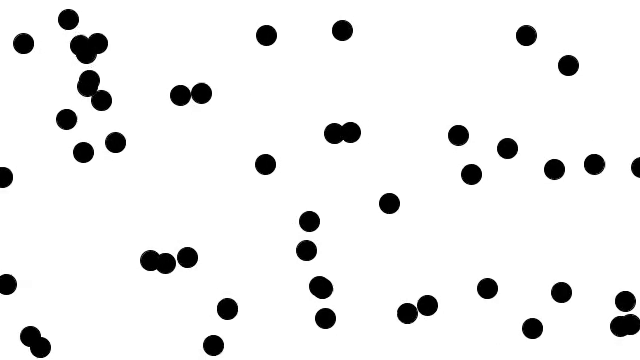
#> input picture frame 94 of Module2/black_sphere.mp4, 640 x 360 px, given in place of the camera
$ python Johnson_Emmanuel_FinalProject.py   (older library calls are emulated)
#> lines starting #> are read from the running program, lines starting #| are printed output that depends on the picture
##################################################################################
# Libraries

import cv2
import numpy as np
import matplotlib.pyplot as plt
import argparse

#1. Color Space Conversion or Threshold filter using for loops
#2. HSV Skin detector. (In-class project)
#3. Convolution-based filter. (Sharpening, Blurring, etc.)
#4. Edge-detecting pipeline with noise reduction (Prewitt/Sobel)
#5. One object detection/tracking algorithm

##################################################################################
# Variables to map the numeric values to the filter names.  We will use later.
PREVIEW   = 0   # Preview Mode
GRAY      = 1   # Grayscale Filter
THRESHOLD = 2   # Threshold Filter
SKINDETECTOR = 3 # HSV Skin Detector
NOISEREDUCT = 4 # Noise Reduction
SHARPEN = 5 # Noise Reduction
BLUR = 6 # Noise Reduction
EDGEDETECTOR = 7 # Edge Detection with noise reduction
EDGE = 8 # Edge Detection with noise reduction
OBJECTDETECTION = 9 # Object Detection


##################################################################################
# All your filter and tracker functions.

# Color Space & Threshold Filter
# [76 lines left out: functions Threshold_filter, MakeGray, HSVSkinDetector, Sharpening, Blurring, not called in this run]

def Edge(frame):

    #Grayscale the frame
    frame = cv2.cvtColor(frame, cv2.COLOR_BGR2GRAY)

    edge = np.array(([-1,-1,-1],
                 [-1,8,-1],
                 [-1,-1,-1]),
                 dtype=np.float32)

    imgConv2 = cv2.filter2D(frame,-1, edge)

    return imgConv2

# [118 lines left out: functions NoiseReduction, SharpeningManual, EdgeDetection, HaarObjectDetection, not called in this run]

##################################################################################
# The video image loop.

# Create a VideoCapture object and read from input file
# If the input is taken from the camera, pass 0 instead of the video file name.
cap = cv2.VideoCapture(2)

# Variable to keep track of the current image filter. Default set to Preview.
image_filter = EDGE

# Video Loop
while cap.isOpened():
    # Ret = True if frame is read correctly, frame = the frame that was read.
    ret, frame = cap.read()
#> frame is the input picture: shape (360, 640, 3); min 0, max 255, mean 237.8
    # if frame is read correctly ret is True
    if not ret:
        break

    # Resize the image so your app runs faster.  Less Pixels to Process.
    # Use Nearest Neighbor Interpolation for the fastest runtime.
    frame = cv2.resize(frame, None, fx = 0.3, fy = 0.3, interpolation=cv2.INTER_NEAREST) #cv2.ROTATE_180
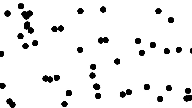
#> frame: shape (108, 192, 3); min 0, max 255, mean 237.8

    # Send your frame to each filter.
    if image_filter == PREVIEW:
        # No filter.
        result = frame
    elif image_filter == THRESHOLD:
        # Send the frame to the Threshold function.
        result = Threshold_filter(frame)
    elif image_filter == GRAY:
        # Convert to grayscale.
        result = MakeGray(frame)
    elif image_filter == SKINDETECTOR:
        # Send to HSV Skin Detector Function.
        result = HSVSkinDetector(frame)
    elif image_filter == NOISEREDUCT:
        # Send to Noise Reduction Function.
        result = NoiseReduction(frame)
    elif image_filter == EDGEDETECTOR:
        # Send to Edge Detection Function.
        result = EdgeDetection(frame)
    elif image_filter == SHARPEN:
        # Send to Sharpening Function.
        result = Sharpening(frame)
    elif image_filter == BLUR:
        # Send to Blur Function.
        result = Blurring(frame)
    elif image_filter == EDGE:
        # Send to Secondary Edge Detection Function.
        result = Edge(frame)
#> in Edge, `imgConv2 = cv2.filter2D(frame,-1, edge)`:
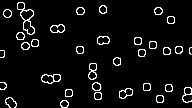
#> imgConv2: shape (108, 192); min 0, max 255, mean 14.2
    elif image_filter == OBJECTDETECTION:
        # Send to Haar Object Detection
        result = HaarObjectDetection(frame)


    # Show your frame.  Remember you don't need to convert to RGB.
    cv2.imshow('frame', result)

    # Map all your key codes to your filters/trackers. Capital and lower case.
    key = cv2.waitKey(1)
#> (key Q is pressed here)

    # Quit the app.
    if key == ord('Q') or key == ord('q'):
        break
    # Grayscale filter
    elif key == ord('G') or key == ord('g'):
        image_filter = GRAY
    # Threshold filter
    elif key == ord('T') or key == ord('t'):
        image_filter = THRESHOLD
    # Preview. No filter.
    elif key == ord('P') or key == ord('p'):
        image_filter = PREVIEW
    # HSV Skin Detector filter
    elif key == ord('H') or key == ord('h'):
        image_filter = SKINDETECTOR
    # Edge Detection filter - works when typed in manually, Crashing on key press
    elif key == ord('F') or key == ord('f'): #THIS IS ACTUALLY THE 'E' KEY ON MAC
        image_filter = EDGEDETECTOR
    # Blur filter
    elif key == ord('B') or key == ord('b'):
        image_filter = BLUR
    # Sharpen filter
    elif key == ord('S') or key == ord('s'):
        image_filter = SHARPEN
    # Edge filter
    elif key == ord('M') or key == ord('e'):
        image_filter = EDGE
    # Object Detection filter
    elif key == ord('O') or key == ord('o'):
        image_filter = OBJECTDETECTION

##################################################################################
# Close the app
cap.release()
cv2.destroyWindow('frame')

$ run again, starting later in the video
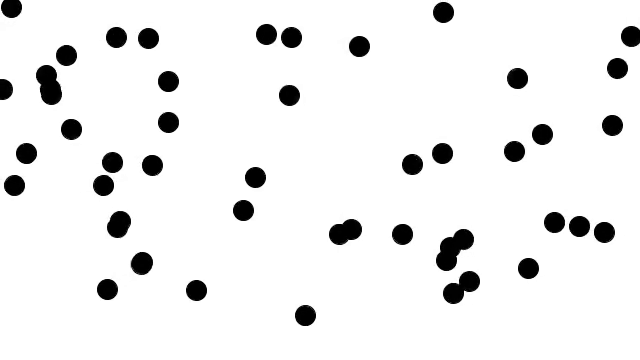
#> input picture frame 425 of Module2/black_sphere.mp4, 640 x 360 px, given in place of the camera
#> frame is the input picture: shape (360, 640, 3); min 0, max 255, mean 237.2
#> `frame = cv2.resize(frame, None, fx = 0.3, fy = 0.3, interpolation=cv2...`:
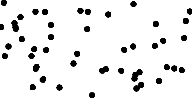
#> frame: shape (108, 192, 3); min 0, max 255, mean 237.2
#> in Edge, `imgConv2 = cv2.filter2D(frame,-1, edge)`:
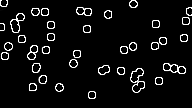
#> imgConv2: shape (108, 192); min 0, max 255, mean 15.2

$ run again, starting later in the video
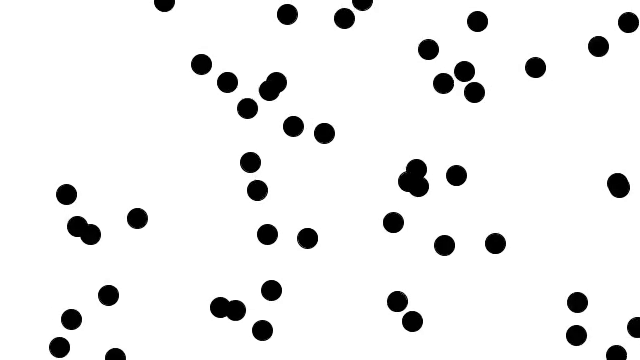
#> input picture frame 756 of Module2/black_sphere.mp4, 640 x 360 px, given in place of the camera
#> frame is the input picture: shape (360, 640, 3); min 0, max 255, mean 237.4
#> `frame = cv2.resize(frame, None, fx = 0.3, fy = 0.3, interpolation=cv2...`:
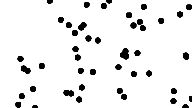
#> frame: shape (108, 192, 3); min 0, max 255, mean 237.4
#> in Edge, `imgConv2 = cv2.filter2D(frame,-1, edge)`:
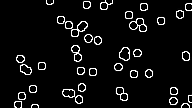
#> imgConv2: shape (108, 192); min 0, max 255, mean 14.9
